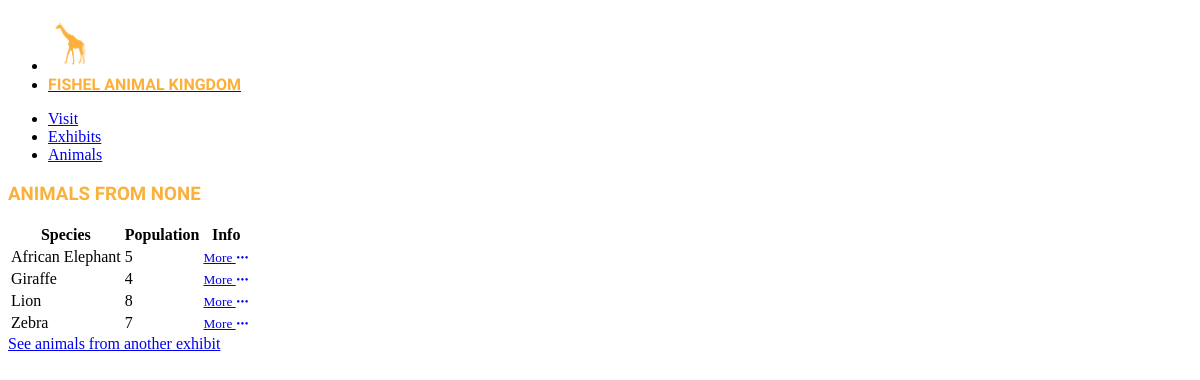
Screenshot of /animals/Savanna Safari with the database file from the repository.
### tables this page shows
CREATE TABLE animals(
    id INTEGER PRIMARY KEY,
    species TEXT NOT NULL,
    diet TEXT,
    habitat TEXT,
    description TEXT,
    population INTEGER,
    exhibit TEXT NOT NULL
);

### app.py (the view)
@app.route("/animals/<exhibit>")
def animals(exhibit):
    animals_list = q.get_animals_by_exhibit(exhibit)
    return render_template("exhibit_animals.html", animals_list=animals_list)

### queries.py (called while the page is built)
def get_animals_by_exhibit(name):
    sql = "SELECT * FROM animals WHERE exhibit = ? ORDER BY species"
    results = db.execute(sql, name)
    if len(results) == 0:
        return None
    else:
        return results

### templates/exhibit_animals.html
{% extends "base.html" %}
{% block content %}
    <h3 class="zoofont">Animals from {{ session.get('exhibit') }}</h3>
    {% if not animals_list %}
    <h4>SORRY, WE WILL HAVE ANIMALS IN THIS EXHIBIT SOON!</h4>
    {% else %}
    <table class="striped">
        <thead data-theme="dark">
            <tr>
                <th scope="col">Species</th>
                <th scope="col">Population</th>
                <th scope="col">Info</th>
            </tr>
        </thead>
        <tbody>
            {% for animal in animals_list %}
                <tr>
                    <td>{{ animal.species }}</td>
                    <td>{{ animal.population }}</td>
                    <td>
                        <a href="/animals/{{ animal.id }}">
                            <small>More <i class="bi bi-three-dots"></i></small>
                        </a>
                    </td>
                </tr>
            {% endfor %}
        </tbody>
    </table>
    {% endif%}
    <a href="/" role="button">See animals from another exhibit</a>
{% endblock %}

### static/style.css (style rules this page uses)
:root { --main-clr:#fbb03b; }
.zoofont { font-family: "Big Shoulders", sans-serif; font-optical-sizing: auto; font-weight: 900; font-style: normal; text-transform: uppercase; color: var(--main-clr); }

### rows the page displays
animals: species "African Elephant", population "5"
animals: species "Giraffe", population "4"
animals: species "Lion", population "8"
animals: species "Zebra", population "7"

### other values shown
{{ session.get('exhibit') }} "NONE"
